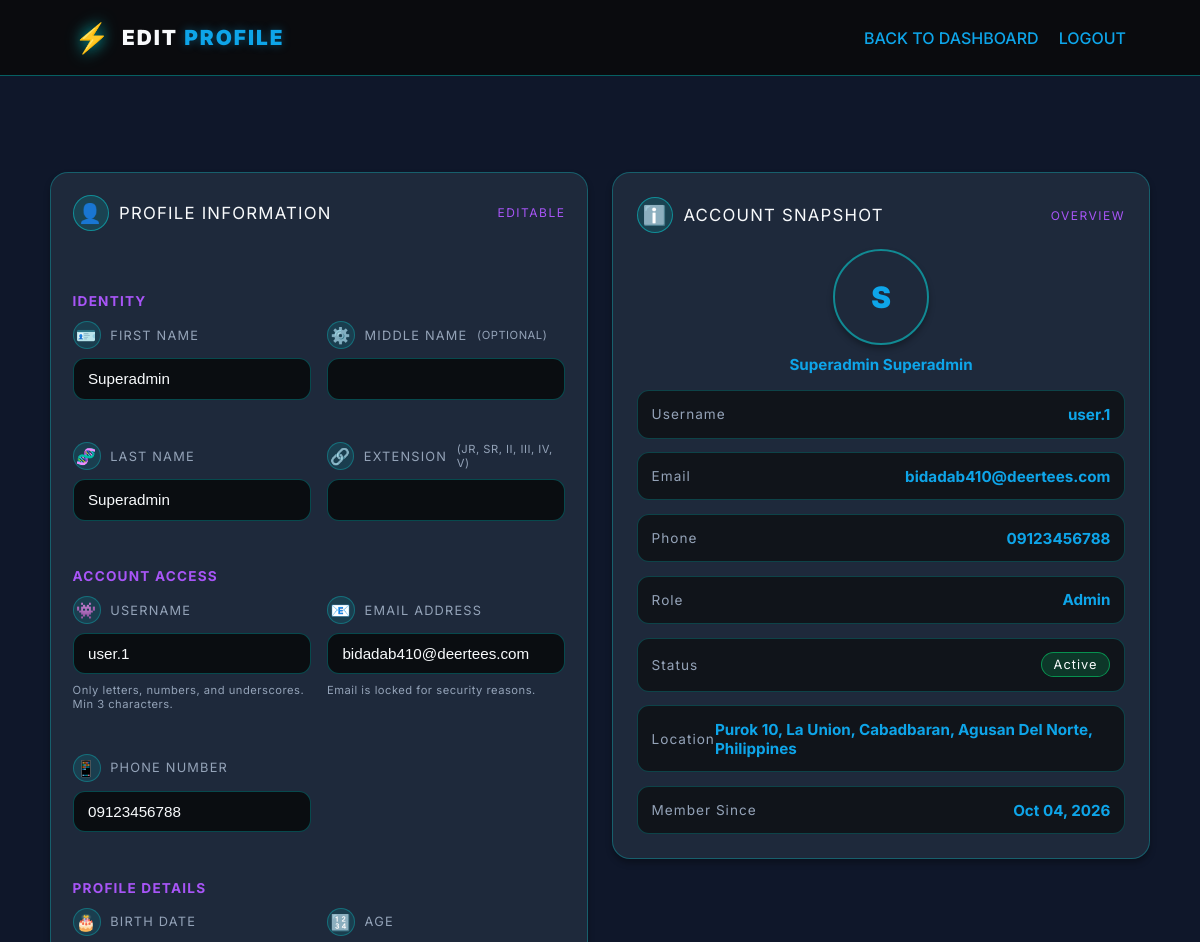
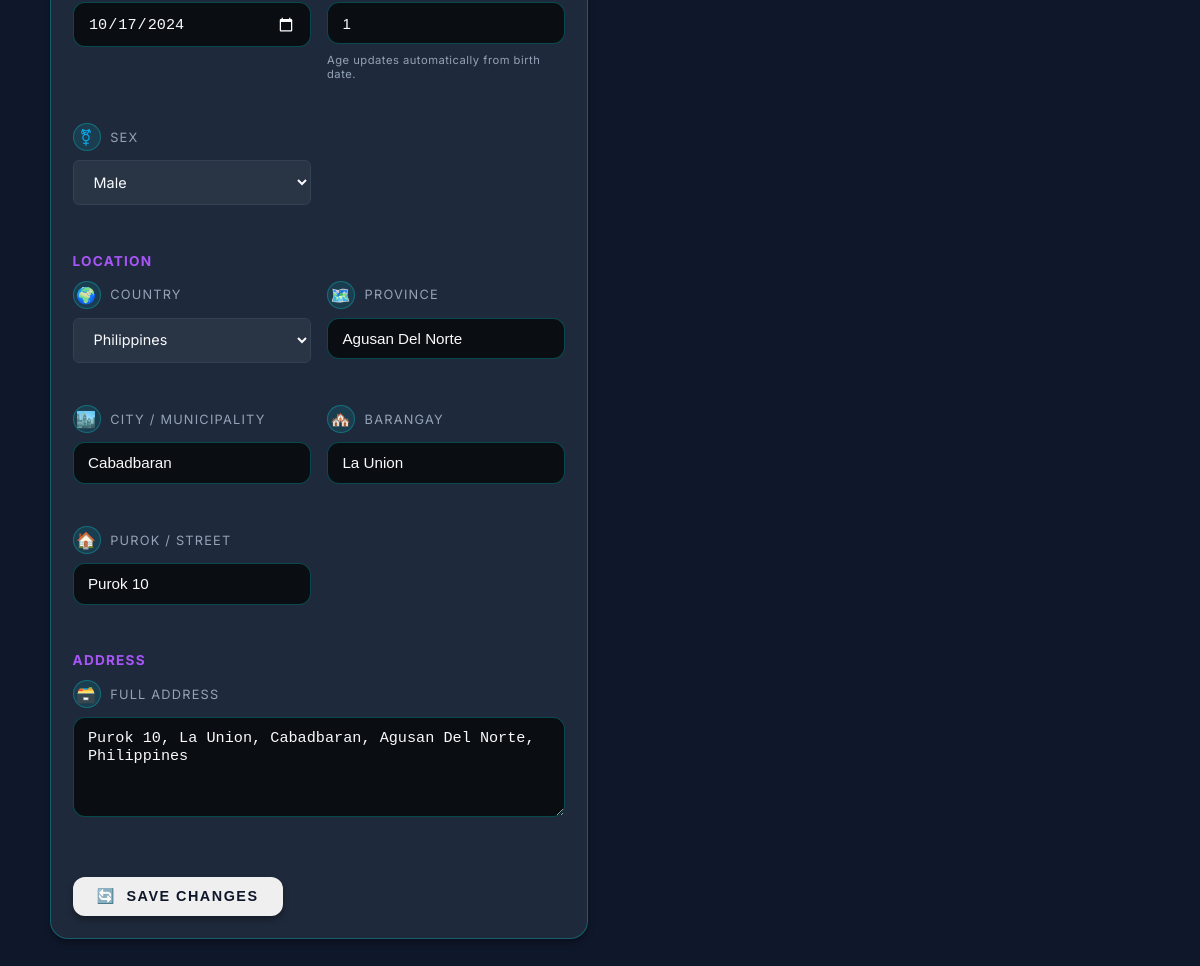
The app's page /pages/edit-profile.php (signed in) with its own data (2 pictures, top to bottom).
### tables this page shows
CREATE TABLE `users` (
  `id` int(11) NOT NULL,
  `username` varchar(50) NOT NULL,
  `email` varchar(100) NOT NULL,
  `id_number` varchar(20) DEFAULT NULL,
  `password` varchar(255) NOT NULL,
  `phone_number` varchar(20) DEFAULT NULL,
  `first_name` varchar(100) DEFAULT NULL,
  `last_name` varchar(100) DEFAULT NULL,
  `middle_name` varchar(100) DEFAULT NULL,
  `extension` varchar(10) DEFAULT NULL,
  `birth_date` date DEFAULT NULL,
  `age` int(11) DEFAULT NULL,
  `sex` enum('male','female','other') DEFAULT NULL,
  `purok_street` varchar(255) DEFAULT NULL,
  `barangay` varchar(100) DEFAULT NULL,
  `city` varchar(100) DEFAULT NULL,
  `province` varchar(100) DEFAULT NULL,
  `country` varchar(100) DEFAULT NULL,
  `zip_code` varchar(10) DEFAULT NULL,
  `address` text DEFAULT NULL,
  `profile_picture` varchar(255) DEFAULT NULL,
  `role` enum('super_admin','admin','user') DEFAULT 'user',
  `status` enum('pending','approved','blocked','pending_setup') DEFAULT 'pending',
  `last_login` timestamp NULL DEFAULT NULL,
  `created_at` timestamp NOT NULL DEFAULT current_timestamp(),
  `updated_at` timestamp NOT NULL DEFAULT current_timestamp() ON UPDATE current_timestamp(),
  `phone` varchar(20) DEFAULT NULL,
  `is_active` tinyint(1) DEFAULT 1,
  `privileges` text DEFAULT NULL
);

### pages/edit-profile.php (the view, shortened to what the rows shown need)
<?php
require_once '../php/config.php';
$db = new Database();
$stmt = $db->prepare('SELECT username, email, address, phone, phone_number, first_name, middle_name, last_name, extension, birth_date, age, sex, purok_street, barangay, city, province, country, profile_picture, role, is_active, created_at, status FROM users WHERE id = ? LIMIT 1');
$stmt->execute([$_SESSION['user_id']]);
$user = $stmt->fetch();
$phoneValue = $user['phone_number'] ?? $user['phone'] ?? '';
$birthDateValue = $user['birth_date'] ?? '';
$computedAge = $user['age'] ?? null;
if ($birthDateValue) {
    try {
        $birthDateObj = new DateTime($birthDateValue);
        $now = new DateTime();
        $ageDiff = $birthDateObj->diff($now)->y;
        $computedAge = $ageDiff;
    } catch (Exception $e) {
        $computedAge = $user['age'] ?? null;
    }
}
$countries = [
    'Afghanistan','Albania','Algeria','Andorra','Angola','Antigua and Barbuda','Argentina','Armenia','Australia','Austria','Azerbaijan','Bahamas','Bahrain','Bangladesh','Barbados','Belarus','Belgium','Belize','Benin','Bhutan','Bolivia','Bosnia and Herzegovina','Botswana','Brazil','Brunei','Bulgaria','Burkina Faso','Burundi','Cabo Verde','Cambodia','Cameroon','Canada','Central African Republic','Chad','Chile','China','Colombia','Comoros','Congo','Costa Rica','Croatia','Cuba','Cyprus','Czech Republic','Denmark','Djibouti','Dominica','Dominican Republic','Ecuador','Egypt','El Salvador','Equatorial Guinea','Eritrea','Estonia','Eswatini','Ethiopia','Fiji','Finland','France','Gabon','Gambia','Georgia','Germany','Ghana','Greece','Grenada','Guatemala','Guinea','Guinea-Bissau','Guyana','Haiti','Honduras','Hungary','Iceland','India','Indonesia','Iran','Iraq','Ireland','Israel','Italy','Jamaica','Japan','Jordan','Kazakhstan','Kenya','Kiribati','Kosovo','Kuwait','Kyrgyzstan','Laos','Latvia','Lebanon','Lesotho','Liberia','Libya','Liechtenstein','Lithuania','Luxembourg','Madagascar','Malawi','Malaysia','Maldives','Mali','Malta','Marshall Islands','Mauritania','Mauritius','Mexico','Micronesia','Moldova','Monaco','Mongolia','Montenegro','Morocco','Mozambique','Myanmar','Namibia','Nauru','Nepal','Netherlands','New Zealand','Nicaragua','Niger','Nigeria','North Korea','North Macedonia','Norway','Oman','Pakistan','Palau','Palestine','Panama','Papua New Guinea','Paraguay','Peru','Philippines','Poland','Portugal','Qatar','Romania','Russia','Rwanda','Saint Kitts and Nevis','Saint Lucia','Saint Vincent and the Grenadines','Samoa','San Marino','Sao Tome and Principe','Saudi Arabia','Senegal','Serbia','Seychelles','Sierra Leone','Singapore','Slovakia','Slovenia','Solomon Islands','Somalia','South Africa','South Korea','South Sudan','Spain','Sri Lanka','Sudan','Suriname','Sweden','Switzerland','Syria','Taiwan','Tajikistan','Tanzania','Thailand','Timor-Leste','Togo','Tonga','Trinidad and Tobago','Tunisia','Turkey','Turkmenistan','Tuvalu','Uganda','Ukraine','United Arab Emirates','United Kingdom','United States','Uruguay','Uzbekistan','Vanuatu','Vatican City','Venezuela','Vietnam','Yemen','Zambia','Zimbabwe'
];
$userCountry = $user['country'] ?? 'Philippines';
?>
<!DOCTYPE html>
<html lang="en">
<head>
  <link rel="stylesheet" href="../css/cyberpunk-edit-profile.css" />
</head>
<body>
  <header class="cyber-header">
    <div class="header-content">
      <div class="logo-container">
        <h1 class="logo-text">EDIT <span class="accent">PROFILE</span></h1>
      </div>
    </div>
  </header>
  <main class="cyber-main">
    <div class="profile-wrapper">
      <section class="profile-panel snapshot-panel">
        <form id="editProfileForm" class="form-flow" novalidate>
          <div class="form-section">
            <div class="form-grid two-col">
              <div class="input-group">
                <div class="input-shell">
                  <input id="firstName" name="firstName" class="cyber-input" type="text" value="<?php echo htmlspecialchars($user['first_name'] ?? ''); ?>" autocomplete="given-name" required>
                </div>
              </div>
              <div class="input-group">
                <div class="input-shell">
                  <input id="lastName" name="lastName" class="cyber-input" type="text" value="<?php echo htmlspecialchars($user['last_name'] ?? ''); ?>" autocomplete="family-name" required>
                </div>
              </div>
            </div>
          </div>
          <div class="form-section">
            <div class="form-grid two-col">
              <div class="input-group">
                <div class="input-shell">
                  <input id="username" name="username" class="cyber-input" type="text" value="<?php echo htmlspecialchars($user['username']); ?>" autocomplete="username" required>
                </div>
              </div>
              <div class="input-group">
                <div class="input-shell">
                  <input id="email" name="email" class="cyber-input" type="email" value="<?php echo htmlspecialchars($user['email']); ?>" autocomplete="email" readonly>
                </div>
              </div>
              <div class="input-group">
                <div class="input-shell">
                  <input id="phone" name="phone" class="cyber-input" type="tel" value="<?php echo htmlspecialchars($phoneValue); ?>" placeholder="09XXXXXXXXX" autocomplete="tel-national" required>
                </div>
              </div>
            </div>
          </div>
          <div class="form-section">
            <div class="form-grid three-col">
              <div class="input-group">
                <div class="input-shell">
                  <input id="birthDate" name="birthDate" class="cyber-input" type="date" value="<?php echo htmlspecialchars($birthDateValue); ?>" required>
                </div>
              </div>
              <div class="input-group">
                <div class="input-shell">
                  <input id="age" name="age" class="cyber-input" type="number" value="<?php echo htmlspecialchars($computedAge ?? ''); ?>" readonly>
                </div>
              </div>
              <div class="input-group">
                <div class="input-shell">
                  <select id="sex" name="sex" class="cyber-input" required>
                    <option value="male" <?php echo (($user['sex'] ?? '') === 'male') ? 'selected' : ''; ?>>Male</option>
                  </select>
                </div>
              </div>
            </div>
          </div>
          <div class="form-section">
            <div class="form-grid two-col">
              <div class="input-group">
                <div class="input-shell">
                  <select id="country" name="country" class="cyber-input" required>
                    <?php foreach ($countries as $countryOption): ?>
                      <option value="<?php echo htmlspecialchars($countryOption); ?>" <?php echo ($countryOption === $userCountry) ? 'selected' : ''; ?>>
                        <?php echo htmlspecialchars($countryOption); ?>
                      </option>
                    <?php endforeach; ?>
                  </select>
                </div>
              </div>
              <div class="input-group">
                <div class="input-shell">
                  <input id="province" name="province" class="cyber-input" type="text" value="<?php echo htmlspecialchars($user['province'] ?? ''); ?>" required>
                </div>
              </div>
              <div class="input-group">
                <div class="input-shell">
                  <input id="city" name="city" class="cyber-input" type="text" value="<?php echo htmlspecialchars($user['city'] ?? ''); ?>" required>
                </div>
              </div>
              <div class="input-group">
                <div class="input-shell">
                  <input id="barangay" name="barangay" class="cyber-input" type="text" value="<?php echo htmlspecialchars($user['barangay'] ?? ''); ?>" required>
                </div>
              </div>
              <div class="input-group">
                <div class="input-shell">
                  <input id="purok" name="purok" class="cyber-input" type="text" value="<?php echo htmlspecialchars($user['purok_street'] ?? ''); ?>" required>
                </div>
              </div>
            </div>
          </div>
        </form>
      </section>
      <section class="profile-panel">
        <div class="profile-details">
          <div class="detail-card">
            <span class="detail-label">Username</span>
            <span class="detail-value"><?php echo htmlspecialchars($user['username']); ?></span>
          </div>
          <div class="detail-card">
            <span class="detail-label">Email</span>
            <span class="detail-value"><?php echo htmlspecialchars($user['email']); ?></span>
          </div>
          <div class="detail-card">
            <span class="detail-label">Phone</span>
            <span class="detail-value"><?php echo htmlspecialchars($phoneValue !== '' ? $phoneValue : '—'); ?></span>
          </div>
          <div class="detail-card">
            <span class="detail-label">Role</span>
            <span class="detail-value"><?php echo htmlspecialchars(ucfirst($user['role'] ?? 'user')); ?></span>
          </div>
          <div class="detail-card">
            <span class="detail-label">Member Since</span>
            <span class="detail-value"><?php echo date('M d, Y', strtotime($user['created_at'])); ?></span>
          </div>
        </div>
      </section>
    </div>
  </main>
</body>
</html>

### records on screen
users: firstName "Superadmin", lastName "Superadmin", username "user.1", email "bidadab410@deertees.com", phone "09123456788", birthDate "10/17/2024", age "1", sex "Male", country "Philippines", province "Agusan Del Norte", city "Cabadbaran", barangay "La Union", purok "Purok 10", phone_number "09123456788", role "Admin", created_at "Oct 04, 2026"

### other values on screen
substr($displayName ?: $user['username'], 0, 1) "S"
$displayName ?: $user['username'] "Superadmin Superadmin"
$displayLocation !== '' ? $displayLocation : '—' "Purok 10, La Union, Cabadbaran, Agusan Del Norte, Philippines"
